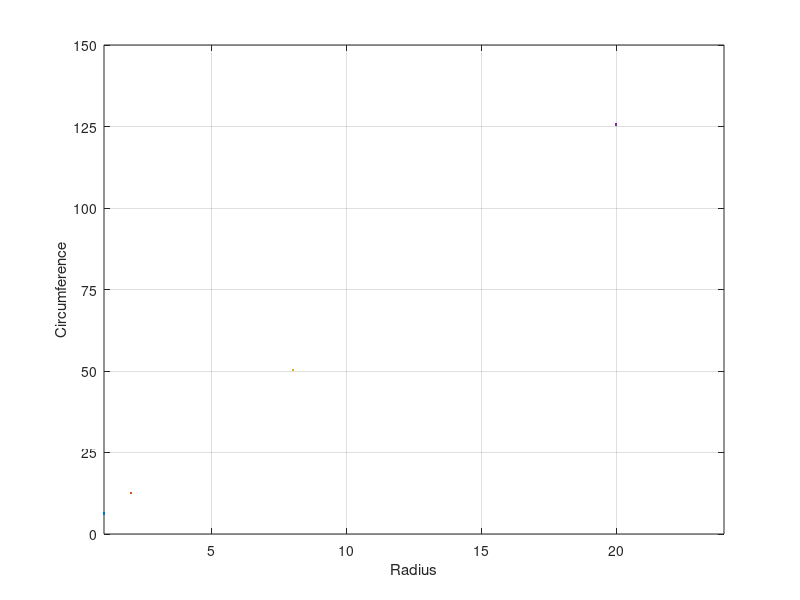
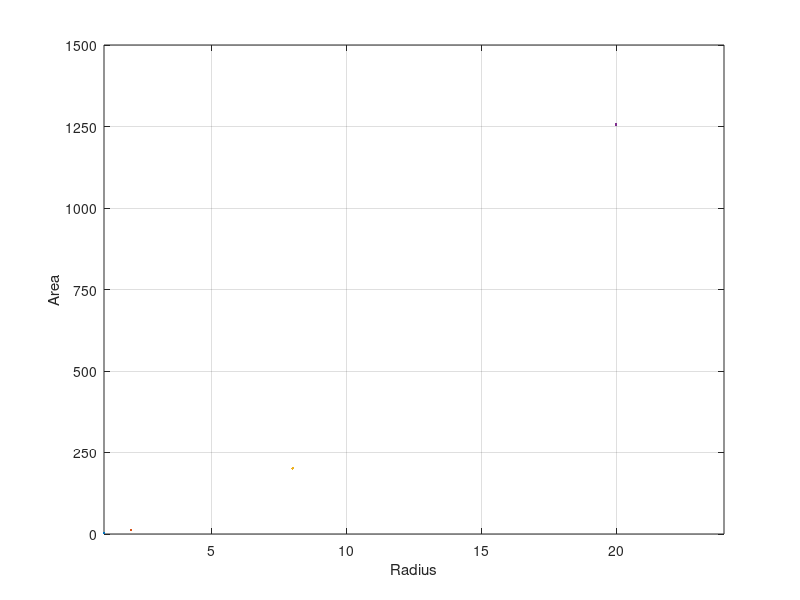

Write MATLAB code to recreate these figures, in order.
%% intiate radius variables
r1 = 1;
r2 = 2;
r3 = 8;
r4 = 20;
%% compute circumference
C1 = 2 * pi * r1
C2 = 2 * pi * r2
C3 = 2 * pi * r3
C4 = 2 * pi * r4
%% compute area
A1 = pi * r1 ^ 2
A2 = pi * r2 ^ 2
A3 = pi * r3 ^ 2
A4 = pi * r4 ^ 2
%% plot radius vs circumference
%% could not figure out increase MarkerSize command, used 'marker','.' instead
figure(1)
plot(r1,C1,r2,C2,r3,C3,r4,C4,'Marker','.')
axis([1 24 0 150])
set(gca,'YTick',[0 25 50 75 100 125 150])
xlabel('Radius')
ylabel('Circumference')
grid on
% plot radius vs Area
figure(2)
plot(r1,A1,r2,A2,r3,A3,r4,A4,'Marker','.')
axis([1 24 0 1500])
set(gca,'YTick',[0 250 500 750 1000 1250 1500])
xlabel('Radius')
ylabel('Area')
grid on